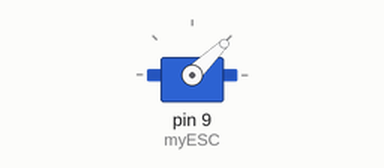
Simulated run of this sketch. Board: Arduino Uno, built with avr-gcc and run on an emulated ATmega328P. On the bench: servo.

Above: at 8.1 s.
At 16.1 s:
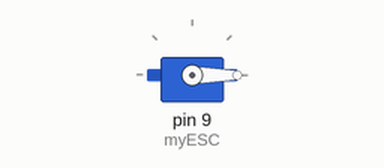
At 18.1 s:
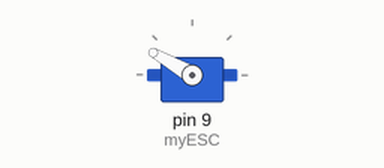
Timing chart, 0 to 19.6 s (numbered marks = the images above):
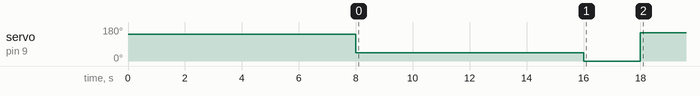

Measured:
- by itself, servo on pin 9 (myESC): 141° → 44° at 8.0 s, → 0° 8.0 s later, → 150° 2.0 s later

The sketch:

esc-test.ino
```cpp
#include "ESC.h"
#include <Servo.h>

Servo myESC;
void setup() {
  myESC.attach(9,1000,2000);
  calib();
  delay(2000);
}
void loop()
{
  myESC.write(150);

}
void arm()
{
  myESC.writeMicroseconds(500);
}

void calib()
{
  myESC.attach(9);
  myESC.writeMicroseconds(2000);
  delay(8000);
  myESC.writeMicroseconds(1000);
  delay(8000);
  arm();
}
```
